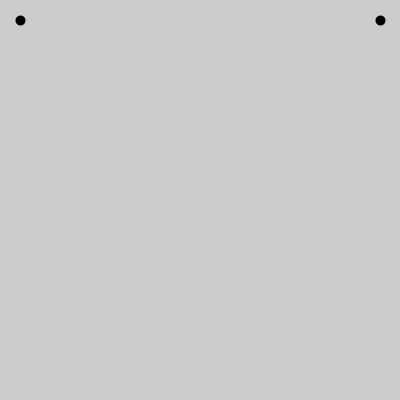
Frame 1 (no input)
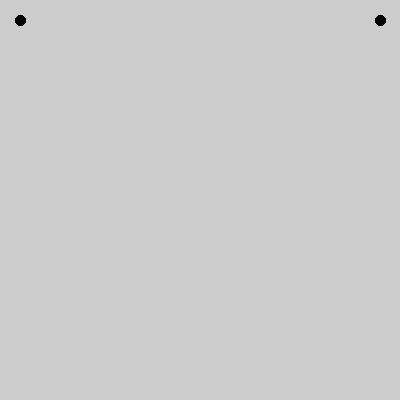
Frame 60 (the mouse pressed at the canvas centre just before this capture)
Frame 120 (the mouse held since frame 60 and released just before this capture): identical to frame 60, image omitted

The Processing sketch that drew these frames (run headless with seeded random() and noise(); from frame 60 on, the mouse is pressed at the canvas centre):

// Processing sketch: ejercicio01
// ── ejercicio01.pde
PVector puntoA,puntoB,puntoC,puntoD,puntoE;
int distanciaAlBorde;

public void setup(){
  size(400,400);
  distanciaAlBorde=20;
  puntoA=new PVector(distanciaAlBorde,distanciaAlBorde);
  puntoB=new PVector(width-distanciaAlBorde,distanciaAlBorde);
}

public void draw(){
  dibujarPuntos();
}

public void dibujarPuntos(){
  strokeWeight(10);
  point (puntoA.x,puntoA.y);
  point (puntoB.x,puntoB.y);
}
